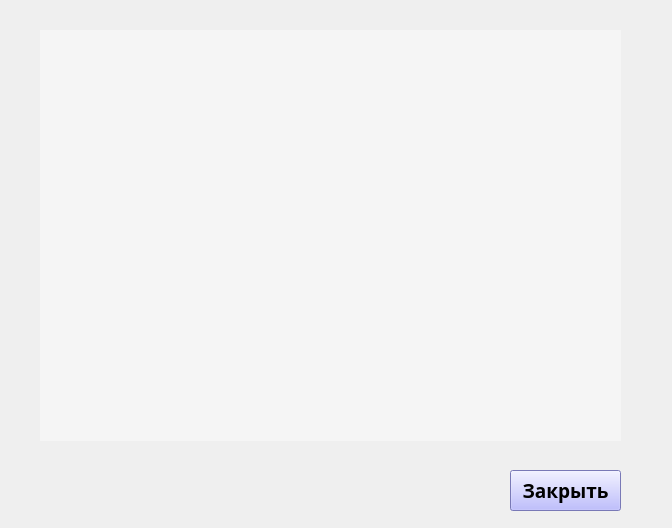
<?xml version="1.0" encoding="UTF-8"?>
<ui version="4.0">
 <class>Form</class>
 <widget class="QWidget" name="Form">
  <property name="geometry">
   <rect>
    <x>0</x>
    <y>0</y>
    <width>672</width>
    <height>528</height>
   </rect>
  </property>
  <property name="windowTitle">
   <string>Form</string>
  </property>
  <widget class="QLabel" name="label">
   <property name="geometry">
    <rect>
     <x>-190</x>
     <y>-10</y>
     <width>911</width>
     <height>701</height>
    </rect>
   </property>
   <property name="text">
    <string/>
   </property>
   <property name="pixmap">
    <pixmap>1653656807_23-celes-club-p-fon-raznotsvetnie-klyaksi-krasivie-24.jpg</pixmap>
   </property>
  </widget>
  <widget class="QLabel" name="label_photo">
   <property name="geometry">
    <rect>
     <x>40</x>
     <y>30</y>
     <width>581</width>
     <height>411</height>
    </rect>
   </property>
   <property name="styleSheet">
    <string notr="true">background-color: rgba(255, 255, 255, 100);</string>
   </property>
   <property name="text">
    <string/>
   </property>
  </widget>
  <widget class="QPushButton" name="pushButton_close">
   <property name="geometry">
    <rect>
     <x>510</x>
     <y>470</y>
     <width>111</width>
     <height>41</height>
    </rect>
   </property>
   <property name="font">
    <font>
     <family>Gabriola</family>
     <pointsize>14</pointsize>
     <weight>75</weight>
     <bold>true</bold>
    </font>
   </property>
   <property name="styleSheet">
    <string notr="true">background-color: rgb(170, 170, 255);</string>
   </property>
   <property name="text">
    <string>Закрыть</string>
   </property>
  </widget>
 </widget>
 <resources/>
 <connections/>
</ui>
